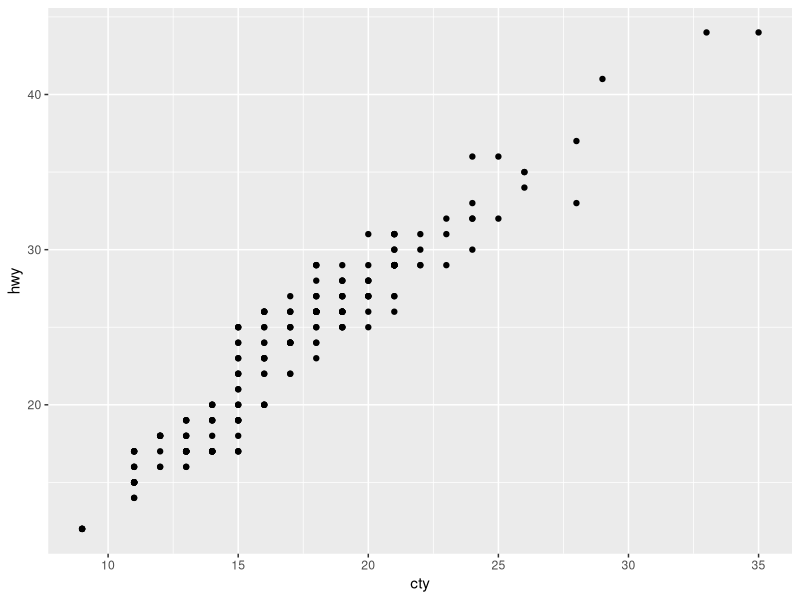
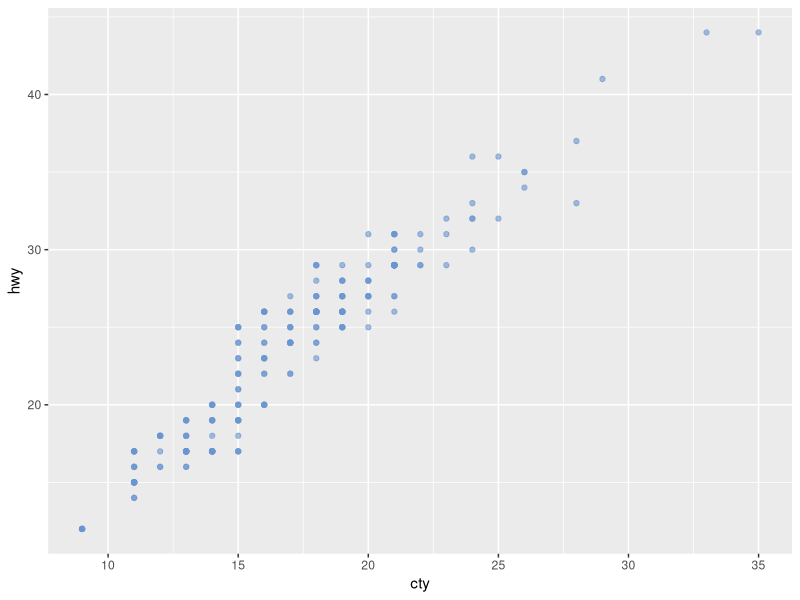
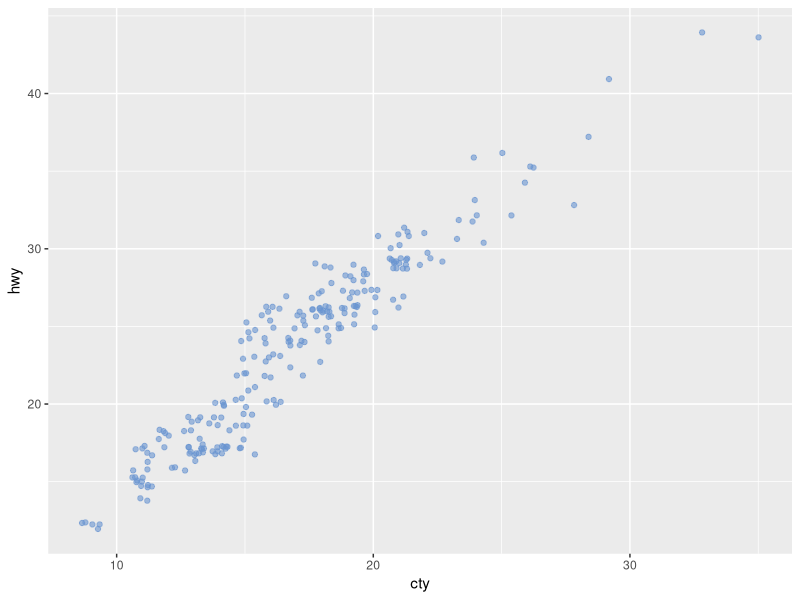
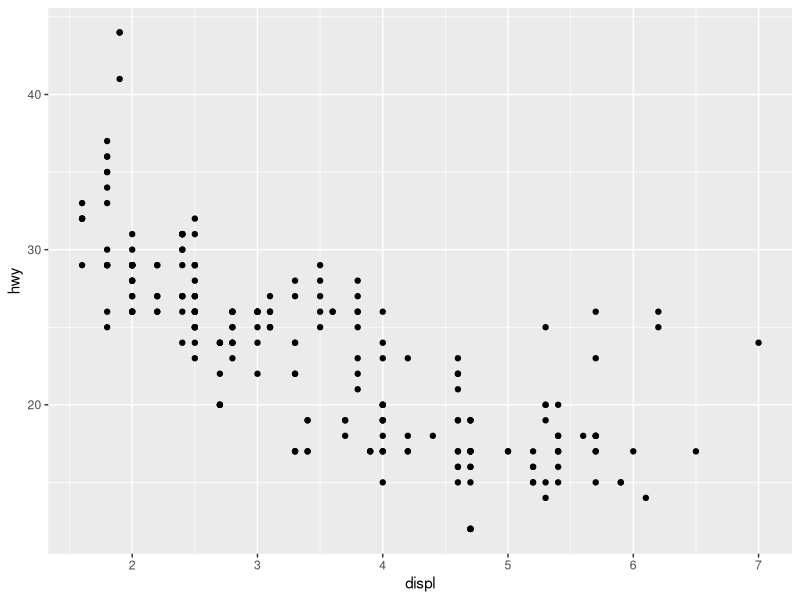
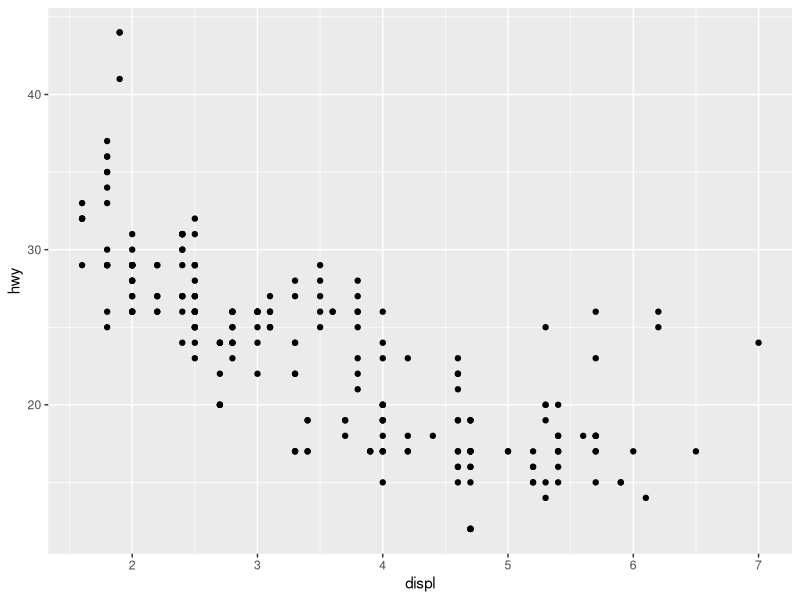
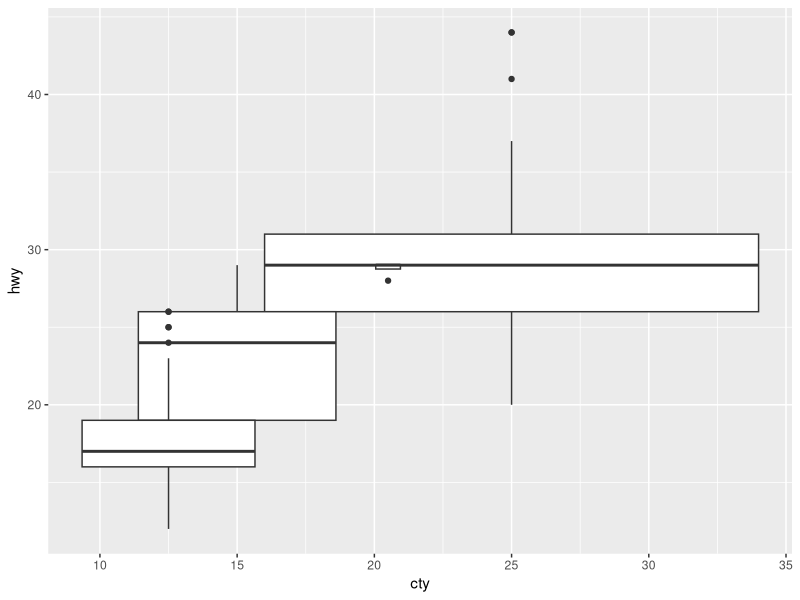

R code for these plots, in order:
## ---- chunk 1
#| output: false

library(tidyverse)
## ---- chunk 2
ggplot(mpg, aes(x = cty, y = hwy)) +
  geom_point()
## ---- chunk 3
ggplot(mpg, aes(x = cty, y = hwy)) +
  geom_point(alpha = 0.6, color = "#6994d1")
## ---- chunk 4
ggplot(mpg, aes(x = cty, y = hwy)) +
  geom_point(alpha = 0.6, color = "#6994d1", position = "jitter")
## ---- chunk 5
ggplot(mpg, aes(x = displ, y = hwy)) +
  geom_point()

ggplot(mpg, aes(x = displ, y = hwy)) +
  geom_point(position = "identity")
## ---- chunk 6
ggplot(mpg) +
  geom_boxplot(
    aes(x = cty, y = hwy, group = cyl),
    position = "identity"
  )
